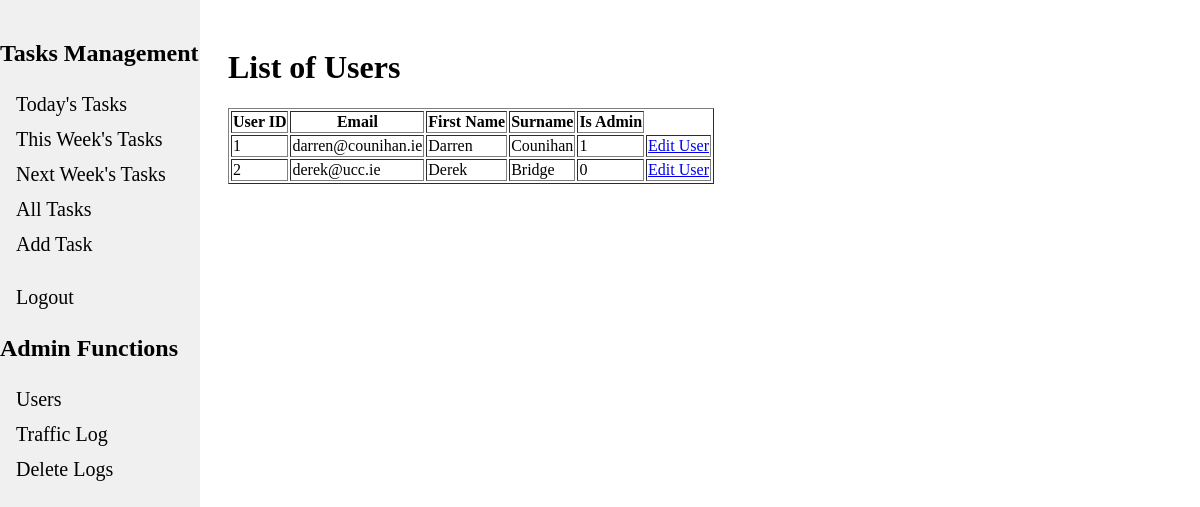
The page /list_users (signed in) on the database its author committed.
### tables this page shows
CREATE TABLE users (
    user_id INTEGER PRIMARY KEY AUTOINCREMENT,
    surname TEXT,
    first_name TEXT,
    email TEXT,
    password TEXT,
    is_admin INTEGER DEFAULT False   /* boolean to identify if user has admin privleges or not */
);

### app.py (the view)
@app.route("/list_users", methods=["GET"])
@login_required
@admin_required
def list_users():
    users = g.db.execute("SELECT * FROM users").fetchall()
    return render_template("list_users.html", users=users)

### app.py (called while the page is built)
@app.before_request
def load_logged_in_user():
    g.user = session.get("user_id", None)
    session_email = session.get("email", None)
    g.is_admin = session.get('is_admin', None) # Could use to gate admin functions
    db = get_db()
    client_ip = request.remote_addr
    endpoint = request.endpoint
    time = datetime.now()
    g.db.execute("""INSERT INTO traffic_logs (time,ip_addr,user_email,endpoint) VALUES (?,?,?,?)""",
            (time,client_ip, session_email, endpoint))
    g.db.commit()

def login_required(view):
    @wraps(view)
    def wrapped_view(*args, **kwargs):
        if g.user is None:
            return redirect(url_for("login", next=request.url))
        return view(*args,**kwargs)
    return wrapped_view

def admin_required(view):
    @wraps(view)
    def wrapped_view(*args, **kwargs):
        if g.is_admin is None:
            return render_template("not_authorized.html")
        return view(*args,**kwargs)
    return wrapped_view

### database.py (called while the page is built)
def get_db():
    if "db" not in g:
        g.db = sqlite3.connect(DATABASE, detect_types=sqlite3.PARSE_DECLTYPES)
        g.db.row_factory = sqlite3.Row
        return g.db

### templates/list_users.html (shortened to what this page needs)
{% extends "base.html" %}
{% block content %}
<form action="" method="POST" novalidate>
    <h1>List of Users</h1>
    <table border="1">
        <thead>
            <tr>
                <th>User ID</th>
                <th>Email</th>
                <th>First Name</th>
                <th>Surname</th>
                <th>Is Admin</th>
            </tr>
        </thead>
        <tbody>
            {% for user in users %}
                <tr>
                    <td>{{ user['user_id'] }}</td>
                    <td>{{ user['email'] }}</td>
                    <td>{{ user['first_name'] }}</td>
                    <td>{{ user['surname'] }}</td>
                    <td>{{user['is_admin']}}</td>
                    <td><a href="{{ url_for('update_user', user_id=user['user_id']) }}" class="btn btn-primary">Edit User</a></td>
                </tr>
            {% endfor %}
        </tbody>
    </table>
</form>
{% endblock %}

### rows shown on the page
users: user_id "1", email "darren@counihan.ie", first_name "Darren", surname "Counihan", is_admin "1"
users: user_id "2", email "derek@ucc.ie", first_name "Derek", surname "Bridge", is_admin "0"
